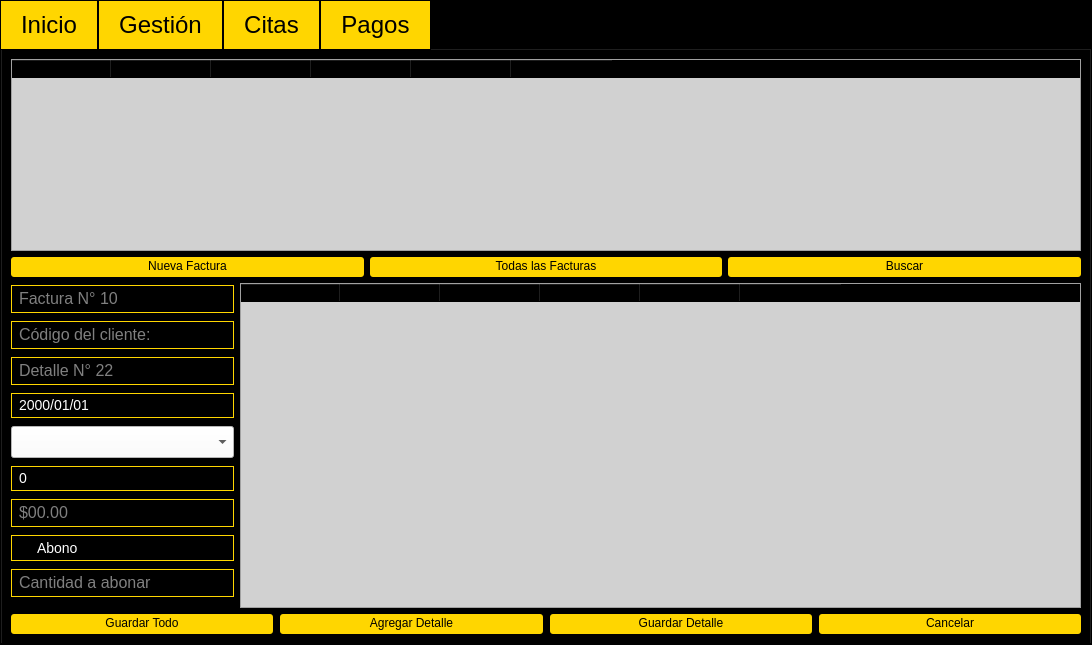
<?xml version="1.0" encoding="UTF-8"?>
<ui version="4.0">
 <class>GymOperations</class>
 <widget class="QWidget" name="GymOperations">
  <property name="windowModality">
   <enum>Qt::NonModal</enum>
  </property>
  <property name="geometry">
   <rect>
    <x>0</x>
    <y>0</y>
    <width>1092</width>
    <height>645</height>
   </rect>
  </property>
  <property name="windowTitle">
   <string>Form</string>
  </property>
  <property name="styleSheet">
   <string notr="true">background-color: rgb(0, 0, 0);</string>
  </property>
  <layout class="QVBoxLayout" name="verticalLayout">
   <property name="spacing">
    <number>6</number>
   </property>
   <property name="leftMargin">
    <number>0</number>
   </property>
   <property name="topMargin">
    <number>0</number>
   </property>
   <property name="rightMargin">
    <number>0</number>
   </property>
   <property name="bottomMargin">
    <number>0</number>
   </property>
   <item>
    <widget class="QTabWidget" name="tabWidget">
     <property name="font">
      <font>
       <pointsize>18</pointsize>
      </font>
     </property>
     <property name="styleSheet">
      <string notr="true">QTabBar::tab{
	background-color: #ffd600;
	padding-top: 10%;
	padding-right: 20%;
	padding-bottom: 10%;
	padding-left: 20%;
	border: 1px solid black
}
</string>
     </property>
     <property name="currentIndex">
      <number>3</number>
     </property>
     <widget class="QWidget" name="tabInicio">
      <property name="styleSheet">
       <string notr="true">QWidget#tabInicio QTableWidget {
    background-color: #d1d1d1;
}

QWidget#tabInicio QHeaderView::Section {
    background-color: #00baff;
	padding-top: 2%;
	padding-bottom: 2%;
	font-size:16px;
	font-style: bold;
}

QWidget#tabInicio QPushButton {
    background-color: #ffd600;
	padding-top: 2%;
	padding-bottom: 4%;
	padding-right: 7%;
	padding-left: 7%;
	margin-right: 20px;
	border-radius: 3px;
}

QWidget#tabInicio QLineEdit{
	padding-top: 1%;
	padding-bottom: 2%;
	padding-left: 5%;
	border: 1px solid #ffd600
}


</string>
      </property>
      <attribute name="title">
       <string>Inicio</string>
      </attribute>
      <layout class="QVBoxLayout" name="verticalLayout_3">
       <item>
        <layout class="QVBoxLayout" name="verticalLayout_2">
         <item>
          <layout class="QHBoxLayout" name="horizontalLayout">
           <item>
            <widget class="QLineEdit" name="txtPersonCodeSearchIntro">
             <property name="sizePolicy">
              <sizepolicy hsizetype="Preferred" vsizetype="Fixed">
               <horstretch>0</horstretch>
               <verstretch>0</verstretch>
              </sizepolicy>
             </property>
             <property name="font">
              <font>
               <pointsize>14</pointsize>
              </font>
             </property>
             <property name="styleSheet">
              <string notr="true">QLineEdit{
	color: white;
}</string>
             </property>
             <property name="placeholderText">
              <string>Código:</string>
             </property>
            </widget>
           </item>
           <item>
            <widget class="QPushButton" name="btnCustomerSearchIntro">
             <property name="sizePolicy">
              <sizepolicy hsizetype="Fixed" vsizetype="Fixed">
               <horstretch>0</horstretch>
               <verstretch>0</verstretch>
              </sizepolicy>
             </property>
             <property name="font">
              <font>
               <pointsize>14</pointsize>
              </font>
             </property>
             <property name="text">
              <string>Buscar Cliente</string>
             </property>
            </widget>
           </item>
           <item>
            <widget class="QPushButton" name="btnAllCustomers">
             <property name="sizePolicy">
              <sizepolicy hsizetype="Fixed" vsizetype="Fixed">
               <horstretch>0</horstretch>
               <verstretch>0</verstretch>
              </sizepolicy>
             </property>
             <property name="font">
              <font>
               <pointsize>14</pointsize>
              </font>
             </property>
             <property name="text">
              <string>Listar Clientes</string>
             </property>
            </widget>
           </item>
           <item>
            <spacer name="horizontalSpacer">
             <property name="orientation">
              <enum>Qt::Horizontal</enum>
             </property>
             <property name="sizeType">
              <enum>QSizePolicy::Preferred</enum>
             </property>
             <property name="sizeHint" stdset="0">
              <size>
               <width>40</width>
               <height>20</height>
              </size>
             </property>
            </spacer>
           </item>
          </layout>
         </item>
         <item>
          <widget class="QTableWidget" name="tblWidCustomersIntro">
           <property name="sizeAdjustPolicy">
            <enum>QAbstractScrollArea::AdjustIgnored</enum>
           </property>
           <column>
            <property name="text">
             <string>Código</string>
            </property>
           </column>
           <column>
            <property name="text">
             <string>Nombre</string>
            </property>
           </column>
           <column>
            <property name="text">
             <string>Peso</string>
            </property>
           </column>
           <column>
            <property name="text">
             <string>Fecha Inicio</string>
            </property>
           </column>
           <column>
            <property name="text">
             <string>Rol</string>
            </property>
           </column>
           <column>
            <property name="text">
             <string>Fecha Pago</string>
            </property>
           </column>
           <column>
            <property name="text">
             <string>Fecha Límite</string>
            </property>
           </column>
          </widget>
         </item>
        </layout>
       </item>
      </layout>
     </widget>
     <widget class="QWidget" name="tabGestion">
      <property name="styleSheet">
       <string notr="true">QWidget#tabGestion QLineEdit{
	padding-top: 2%;
	padding-bottom: 3%;
	padding-left: 5%;
	width: 100%;
	min-width:200px;
	color: white;
	font-size: 16px;
	border: 1px solid #ffd600
}


QWidget#tabGestion QDateEdit{
	padding-top: 2%;
	padding-bottom: 3%;
	padding-left: 5%;
	width: 100%;
	min-width:200px;
	color: white;
	font-size: 14px;
	border: 1px solid #ffd600
}

QWidget#tabGestion QCheckBox{
	padding-top: 3%;
	padding-bottom: 4%;
	padding-left: 5%;
	width: 100%;
	color: white;
	font-size: 14px;
	border: 1px solid #ffd600;
}

QWidget#tabGestion QPushButton {
    background-color: #ffd600;
	padding-top: 2%;
	padding-bottom: 4%;
	padding-right: 7%;
	padding-left: 7%;
	margin-right: 20px;
	border-radius: 3px;
}



QWidget#tabGestion QTableWidget{
	background-color: #d1d1d1;
}


</string>
      </property>
      <attribute name="title">
       <string>Gestión</string>
      </attribute>
      <layout class="QGridLayout" name="gridLayout">
       <item row="0" column="0">
        <layout class="QVBoxLayout" name="verticalLayout_5">
         <item>
          <layout class="QHBoxLayout" name="horizontalLayout_3">
           <item>
            <layout class="QVBoxLayout" name="verticalLayout_4">
             <property name="spacing">
              <number>0</number>
             </property>
             <property name="rightMargin">
              <number>0</number>
             </property>
             <item>
              <widget class="QLineEdit" name="txtManageName">
               <property name="sizePolicy">
                <sizepolicy hsizetype="Preferred" vsizetype="Fixed">
                 <horstretch>0</horstretch>
                 <verstretch>0</verstretch>
                </sizepolicy>
               </property>
               <property name="minimumSize">
                <size>
                 <width>207</width>
                 <height>0</height>
                </size>
               </property>
               <property name="font">
                <font>
                 <pointsize>-1</pointsize>
                </font>
               </property>
               <property name="styleSheet">
                <string notr="true"/>
               </property>
               <property name="placeholderText">
                <string>Nombre:</string>
               </property>
              </widget>
             </item>
             <item>
              <widget class="QLineEdit" name="txtManageLastName">
               <property name="sizePolicy">
                <sizepolicy hsizetype="Preferred" vsizetype="Fixed">
                 <horstretch>0</horstretch>
                 <verstretch>0</verstretch>
                </sizepolicy>
               </property>
               <property name="styleSheet">
                <string notr="true"/>
               </property>
               <property name="placeholderText">
                <string>Apellido:</string>
               </property>
              </widget>
             </item>
             <item>
              <widget class="QLineEdit" name="txtManageWeight">
               <property name="sizePolicy">
                <sizepolicy hsizetype="Preferred" vsizetype="Fixed">
                 <horstretch>0</horstretch>
                 <verstretch>0</verstretch>
                </sizepolicy>
               </property>
               <property name="styleSheet">
                <string notr="true"/>
               </property>
               <property name="placeholderText">
                <string>Peso:</string>
               </property>
              </widget>
             </item>
             <item>
              <widget class="QDateEdit" name="manageInscriptionDate">
               <property name="displayFormat">
                <string>yyyy-MM-dd</string>
               </property>
              </widget>
             </item>
             <item>
              <widget class="QLineEdit" name="txtManageCode">
               <property name="sizePolicy">
                <sizepolicy hsizetype="Preferred" vsizetype="Fixed">
                 <horstretch>0</horstretch>
                 <verstretch>0</verstretch>
                </sizepolicy>
               </property>
               <property name="minimumSize">
                <size>
                 <width>207</width>
                 <height>0</height>
                </size>
               </property>
               <property name="styleSheet">
                <string notr="true"/>
               </property>
               <property name="placeholderText">
                <string>Código:</string>
               </property>
              </widget>
             </item>
             <item>
              <widget class="QCheckBox" name="cbxManageNew">
               <property name="text">
                <string>Cliente Nuevo?</string>
               </property>
              </widget>
             </item>
            </layout>
           </item>
           <item>
            <widget class="QTableWidget" name="tblWidManage">
             <column>
              <property name="text">
               <string>Código</string>
              </property>
             </column>
             <column>
              <property name="text">
               <string>Nombre</string>
              </property>
             </column>
             <column>
              <property name="text">
               <string>Peso</string>
              </property>
             </column>
             <column>
              <property name="text">
               <string>Fecha Inicio</string>
              </property>
             </column>
             <column>
              <property name="text">
               <string>Rol</string>
              </property>
             </column>
             <column>
              <property name="text">
               <string>Fecha Pago</string>
              </property>
             </column>
             <column>
              <property name="text">
               <string>Fecha Límite</string>
              </property>
             </column>
            </widget>
           </item>
          </layout>
         </item>
         <item>
          <layout class="QHBoxLayout" name="horizontalLayout_2">
           <property name="spacing">
            <number>6</number>
           </property>
           <item>
            <widget class="QPushButton" name="btnManageSave">
             <property name="text">
              <string>Guardar</string>
             </property>
            </widget>
           </item>
           <item>
            <widget class="QPushButton" name="btnManageCancel">
             <property name="text">
              <string>Cancelar</string>
             </property>
            </widget>
           </item>
           <item>
            <widget class="QPushButton" name="btnManageSearch">
             <property name="text">
              <string>Buscar</string>
             </property>
            </widget>
           </item>
          </layout>
         </item>
        </layout>
       </item>
      </layout>
     </widget>
     <widget class="QWidget" name="tabCitas">
      <property name="styleSheet">
       <string notr="true">QWidget#tabCitas QPushButton {
    background-color: #ffd600;
	padding-top: 2%;
	padding-bottom: 4%;
	padding-right: 7%;
	padding-left: 7%;
	margin-right: 20px;
	border-radius: 3px;
}


QWidget#tabCitas QLineEdit{
	padding-top: 2%;
	padding-bottom: 3%;
	padding-left: 5%;
	width: 100%;
	min-width:200px;
	color: white;
	font-size: 16px;
	border: 1px solid #ffd600
}



QWidget#tabCitas QCheckBox{
	padding-top: 3%;
	padding-bottom: 4%;
	padding-left: 5%;
	width: 60%;
	color: white;
	font-size: 14px;
	border: 1px solid #ffd600;
}


QWidget#tabCitas QTableWidget{
	background-color: #d1d1d1;
}

QWidget#tabCitas QDateTimeEdit{
	padding-top: 2%;
	padding-bottom: 3%;
	padding-left: 5%;
	width: 100%;
	min-width:200px;
	color: white;
	font-size: 14px;
	border: 1px solid #ffd600
}
</string>
      </property>
      <attribute name="title">
       <string>Citas</string>
      </attribute>
      <layout class="QVBoxLayout" name="verticalLayout_9">
       <item>
        <layout class="QHBoxLayout" name="horizontalLayout_8">
         <item>
          <layout class="QVBoxLayout" name="verticalLayout_8">
           <item>
            <widget class="QLineEdit" name="txtAppointUserCode">
             <property name="sizePolicy">
              <sizepolicy hsizetype="Preferred" vsizetype="Fixed">
               <horstretch>0</horstretch>
               <verstretch>0</verstretch>
              </sizepolicy>
             </property>
             <property name="placeholderText">
              <string>Código</string>
             </property>
            </widget>
           </item>
           <item>
            <widget class="QDateTimeEdit" name="appointDate">
             <property name="sizePolicy">
              <sizepolicy hsizetype="Preferred" vsizetype="Fixed">
               <horstretch>0</horstretch>
               <verstretch>0</verstretch>
              </sizepolicy>
             </property>
            </widget>
           </item>
           <item>
            <widget class="QComboBox" name="cbxAppointService"/>
           </item>
           <item>
            <widget class="QCheckBox" name="cbxAppointNew">
             <property name="sizePolicy">
              <sizepolicy hsizetype="Preferred" vsizetype="Fixed">
               <horstretch>0</horstretch>
               <verstretch>0</verstretch>
              </sizepolicy>
             </property>
             <property name="text">
              <string>Nueva Cita</string>
             </property>
            </widget>
           </item>
          </layout>
         </item>
         <item>
          <widget class="QTableWidget" name="tblWidAppoint">
           <column>
            <property name="text">
             <string>Servicio</string>
            </property>
           </column>
           <column>
            <property name="text">
             <string>Código Usuario</string>
            </property>
           </column>
           <column>
            <property name="text">
             <string>Nombre</string>
            </property>
           </column>
           <column>
            <property name="text">
             <string>Fecha Sesión</string>
            </property>
           </column>
          </widget>
         </item>
        </layout>
       </item>
       <item>
        <layout class="QHBoxLayout" name="horizontalLayout_7">
         <item>
          <widget class="QPushButton" name="btnAppointSave">
           <property name="text">
            <string>Guardar</string>
           </property>
          </widget>
         </item>
         <item>
          <widget class="QPushButton" name="btnAppointCancel">
           <property name="text">
            <string>Cancelar</string>
           </property>
          </widget>
         </item>
         <item>
          <widget class="QPushButton" name="btnAppointSearch">
           <property name="text">
            <string>Buscar</string>
           </property>
          </widget>
         </item>
         <item>
          <widget class="QPushButton" name="btnAppointAll">
           <property name="text">
            <string>Todas las Citas</string>
           </property>
          </widget>
         </item>
        </layout>
       </item>
      </layout>
     </widget>
     <widget class="QWidget" name="tabPagos">
      <property name="styleSheet">
       <string notr="true">QWidget#tabPagos QPushButton {
    background-color: #ffd600;
	padding-top: 2%;
	padding-bottom: 4%;
	padding-right: 7%;
	padding-left: 7%;
	
	border-radius: 3px;
}



QWidget#tabPagos QLineEdit{
	padding-top: 2%;
	padding-bottom: 3%;
	padding-left: 5%;
	width: 100%;
	min-width:200px;
	color: white;
	font-size: 16px;
	border: 1px solid #ffd600
}

QWidget#tabPagos QCheckBox{
	padding-top: 3%;
	padding-bottom: 4%;
	padding-left: 5%;
	width: 60%;
	color: white;
	font-size: 14px;
	border: 1px solid #ffd600;
}


QWidget#tabPagos QTableWidget{
	background-color: #d1d1d1;
}


QWidget#tabPagos QDateTimeEdit{
	padding-top: 2%;
	padding-bottom: 3%;
	padding-left: 5%;
	width: 100%;
	min-width: 200px;
	color: white;
	font-size: 14px;
	border: 1px solid #ffd600;
}

QWidget#tabPagos QSpinBox{
	padding-top: 2%;
	padding-bottom: 3%;
	padding-left: 5%;
	width: 100%;
	min-width: 200px;
	color: white;
	font-size: 14px;
	border: 1px solid #ffd600;
}


QWidget#tabPagos QComboBox{
	padding-left: 20;
	height: 30;
	background-color: white;
}

QWidget#tabPagos QComboBox::open {
	background-color: yellow;
}

QWidget#tabPagos QComboBox QListView {
	background-color: white;
}</string>
      </property>
      <attribute name="title">
       <string>Pagos</string>
      </attribute>
      <layout class="QGridLayout" name="gridLayout_2">
       <item row="0" column="0">
        <layout class="QVBoxLayout" name="verticalLayout_7">
         <item>
          <widget class="QTableWidget" name="tblWidPaymentInvoice">
           <property name="sizePolicy">
            <sizepolicy hsizetype="Expanding" vsizetype="Fixed">
             <horstretch>0</horstretch>
             <verstretch>0</verstretch>
            </sizepolicy>
           </property>
           <column>
            <property name="text">
             <string>Id Cabecera</string>
            </property>
           </column>
           <column>
            <property name="text">
             <string>Fecha de Pago</string>
            </property>
           </column>
           <column>
            <property name="text">
             <string>Codigo Usuario</string>
            </property>
           </column>
           <column>
            <property name="text">
             <string>Nombre</string>
            </property>
           </column>
           <column>
            <property name="text">
             <string>Total</string>
            </property>
           </column>
           <column>
            <property name="text">
             <string>Abono</string>
            </property>
           </column>
          </widget>
         </item>
         <item>
          <layout class="QHBoxLayout" name="horizontalLayout_5">
           <property name="topMargin">
            <number>0</number>
           </property>
           <item>
            <widget class="QPushButton" name="btnPaymentNewInvoice">
             <property name="text">
              <string>Nueva Factura</string>
             </property>
            </widget>
           </item>
           <item>
            <widget class="QPushButton" name="btnPaymentAllInvoices">
             <property name="text">
              <string>Todas las Facturas</string>
             </property>
            </widget>
           </item>
           <item>
            <widget class="QPushButton" name="btnPaymentSearchInvoice">
             <property name="text">
              <string>Buscar</string>
             </property>
            </widget>
           </item>
          </layout>
         </item>
         <item>
          <layout class="QHBoxLayout" name="horizontalLayout_4">
           <item>
            <layout class="QVBoxLayout" name="verticalLayout_6">
             <property name="spacing">
              <number>6</number>
             </property>
             <item>
              <widget class="QLineEdit" name="invoiceNumber">
               <property name="sizePolicy">
                <sizepolicy hsizetype="Preferred" vsizetype="Fixed">
                 <horstretch>0</horstretch>
                 <verstretch>0</verstretch>
                </sizepolicy>
               </property>
               <property name="readOnly">
                <bool>false</bool>
               </property>
               <property name="placeholderText">
                <string>Factura N° 10 </string>
               </property>
              </widget>
             </item>
             <item>
              <widget class="QLineEdit" name="txtPaymentUserCode">
               <property name="sizePolicy">
                <sizepolicy hsizetype="Preferred" vsizetype="Fixed">
                 <horstretch>0</horstretch>
                 <verstretch>0</verstretch>
                </sizepolicy>
               </property>
               <property name="minimumSize">
                <size>
                 <width>207</width>
                 <height>0</height>
                </size>
               </property>
               <property name="placeholderText">
                <string>Código del cliente:</string>
               </property>
              </widget>
             </item>
             <item>
              <widget class="QLineEdit" name="invoiceInfoLineNumber">
               <property name="sizePolicy">
                <sizepolicy hsizetype="Preferred" vsizetype="Fixed">
                 <horstretch>0</horstretch>
                 <verstretch>0</verstretch>
                </sizepolicy>
               </property>
               <property name="placeholderText">
                <string>Detalle N° 22</string>
               </property>
              </widget>
             </item>
             <item>
              <widget class="QDateEdit" name="paymentDatePay">
               <property name="displayFormat">
                <string>yyyy/MM/dd</string>
               </property>
              </widget>
             </item>
             <item>
              <widget class="QComboBox" name="cbxPaymentPackage"/>
             </item>
             <item>
              <widget class="QSpinBox" name="sbPaymentQuantity">
               <property name="sizePolicy">
                <sizepolicy hsizetype="Preferred" vsizetype="Fixed">
                 <horstretch>0</horstretch>
                 <verstretch>0</verstretch>
                </sizepolicy>
               </property>
               <property name="minimumSize">
                <size>
                 <width>207</width>
                 <height>0</height>
                </size>
               </property>
              </widget>
             </item>
             <item>
              <widget class="QLineEdit" name="txtPaymentAmount">
               <property name="sizePolicy">
                <sizepolicy hsizetype="Preferred" vsizetype="Fixed">
                 <horstretch>0</horstretch>
                 <verstretch>0</verstretch>
                </sizepolicy>
               </property>
               <property name="placeholderText">
                <string>$00.00</string>
               </property>
              </widget>
             </item>
             <item>
              <widget class="QCheckBox" name="checkPaymentPartial">
               <property name="sizePolicy">
                <sizepolicy hsizetype="Preferred" vsizetype="Fixed">
                 <horstretch>0</horstretch>
                 <verstretch>0</verstretch>
                </sizepolicy>
               </property>
               <property name="text">
                <string>Abono</string>
               </property>
              </widget>
             </item>
             <item>
              <widget class="QLineEdit" name="txtPaymentPartialPay">
               <property name="sizePolicy">
                <sizepolicy hsizetype="Preferred" vsizetype="Fixed">
                 <horstretch>0</horstretch>
                 <verstretch>0</verstretch>
                </sizepolicy>
               </property>
               <property name="placeholderText">
                <string>Cantidad a abonar</string>
               </property>
              </widget>
             </item>
            </layout>
           </item>
           <item>
            <widget class="QTableWidget" name="tblWidPaymentLine">
             <column>
              <property name="text">
               <string>Id Detalle</string>
              </property>
             </column>
             <column>
              <property name="text">
               <string>Paquete</string>
              </property>
             </column>
             <column>
              <property name="text">
               <string>Cantidad</string>
              </property>
             </column>
             <column>
              <property name="text">
               <string>Total</string>
              </property>
             </column>
             <column>
              <property name="text">
               <string>Fecha de Pago</string>
              </property>
             </column>
             <column>
              <property name="text">
               <string>Fecha Límite</string>
              </property>
             </column>
            </widget>
           </item>
          </layout>
         </item>
         <item>
          <layout class="QHBoxLayout" name="horizontalLayout_6">
           <property name="spacing">
            <number>7</number>
           </property>
           <item>
            <widget class="QPushButton" name="btnPaymentSaveAll">
             <property name="text">
              <string>Guardar Todo</string>
             </property>
            </widget>
           </item>
           <item>
            <widget class="QPushButton" name="btnPaymentAddLine">
             <property name="text">
              <string>Agregar Detalle</string>
             </property>
            </widget>
           </item>
           <item>
            <widget class="QPushButton" name="btnSaveLine">
             <property name="text">
              <string>Guardar Detalle</string>
             </property>
            </widget>
           </item>
           <item>
            <widget class="QPushButton" name="btnPaymentCancel">
             <property name="text">
              <string>Cancelar</string>
             </property>
            </widget>
           </item>
          </layout>
         </item>
        </layout>
       </item>
      </layout>
     </widget>
    </widget>
   </item>
  </layout>
 </widget>
 <resources/>
 <connections/>
</ui>
